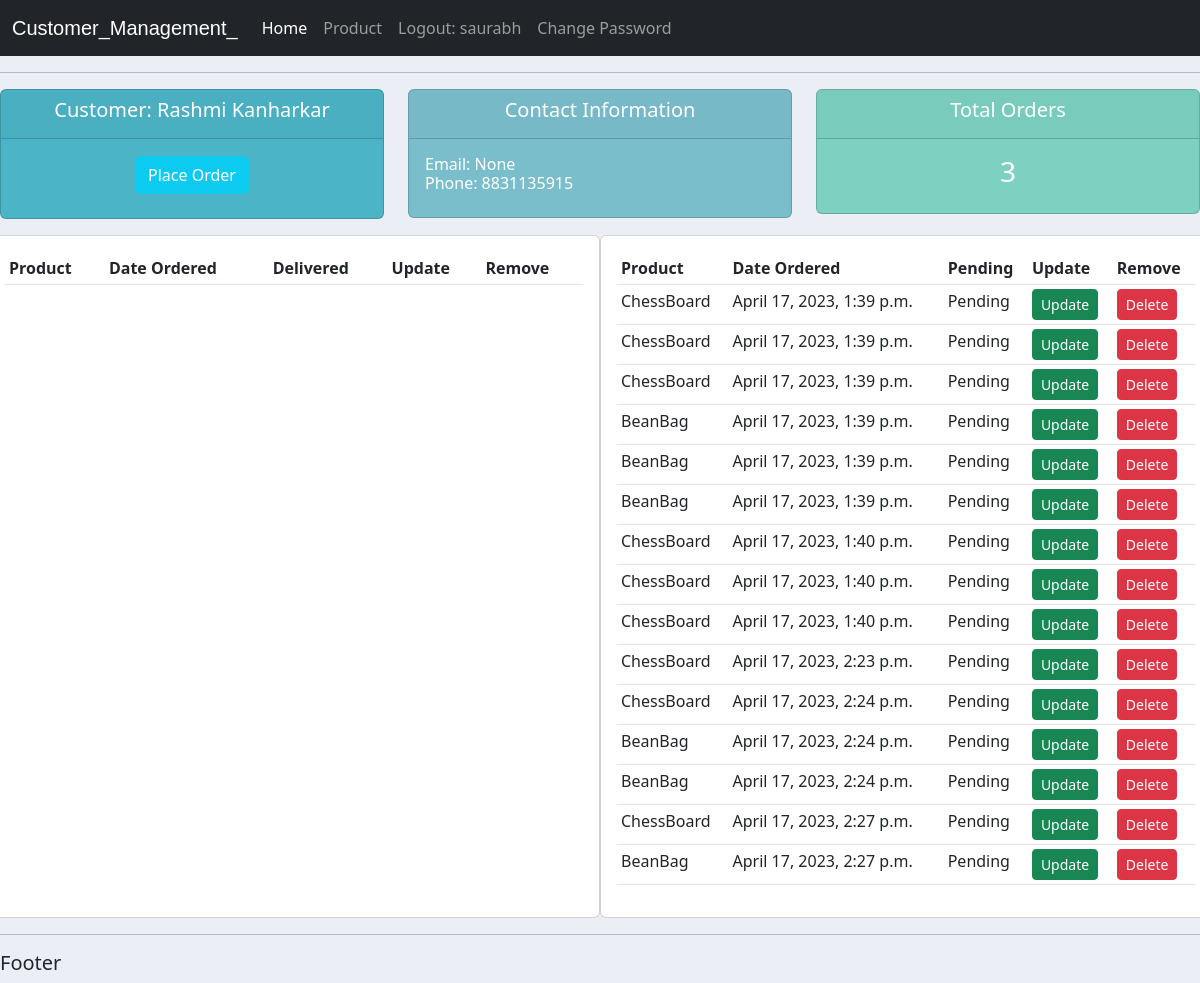
The app's page /customer/2/ (signed in), older data.
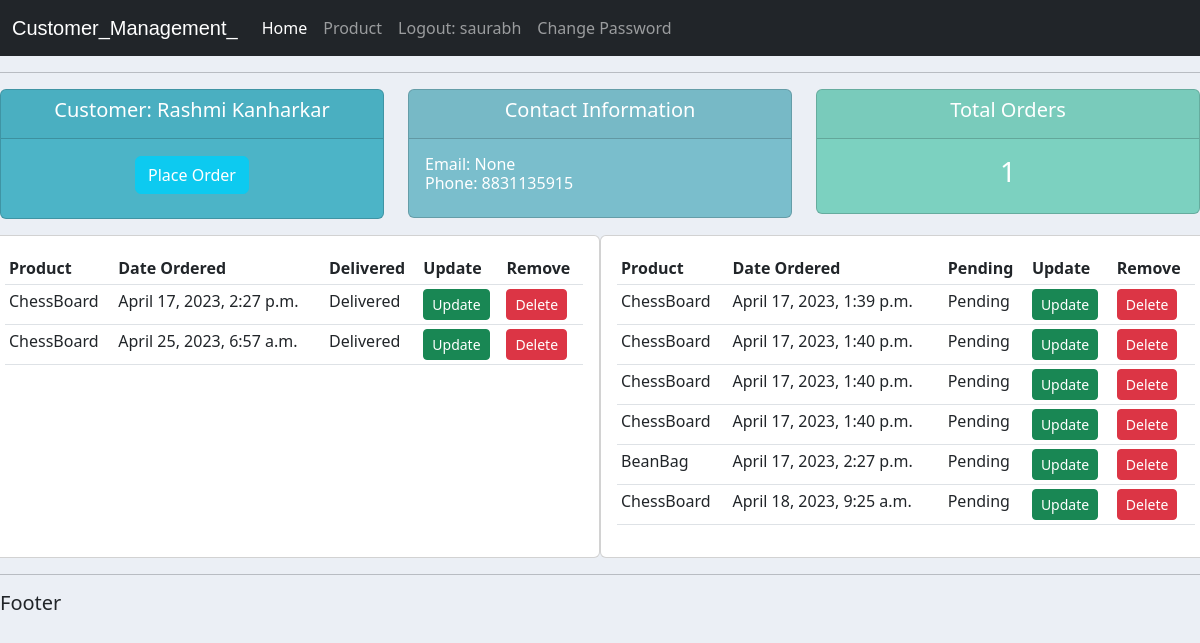
The same page, newer data.
### App/models.py (models this page shows, shortened)
class Order(models.Model):
    STATUS = (
        ('Pending','Pending'),('Out for Delivery','Out for Delivery'),('Delivered','Delivered')
    )
    cust = models.ForeignKey(Customer,null=True,on_delete=models.SET_NULL,serialize=id)  # Many(order) to One(customer) relationship : One Customer can have Multiple orders.
    prod = models.ForeignKey(Product,null=True,on_delete=models.SET_NULL,serialize=id)   # Many(order) to One(product) Relationship : One Product can be ordered Multiple times.
    date = models.DateTimeField(auto_now_add=True)
    status = models.CharField(max_length=200,null=True,choices=STATUS)

class Product(models.Model):
    CATEGORY = (('Indoor','Indoor'),('Outdoor','Outdoor'))
    tag = models.ManyToManyField(Tag)
    name = models.CharField(max_length=200,null=True)
    price = models.FloatField(null=True)
    category = models.CharField(max_length=200,null=True,choices=CATEGORY)
    description = models.CharField(max_length=200,null=True,blank=True)
    date = models.DateTimeField(auto_now_add=True)

### App/decorators.py (the view)
        def wrapper_func(request,*args,**kwargs):
            group = None
            if request.user.groups.exists():
                group = request.user.groups.all()[0].name
            if group in allowed_roles:
                return view_func(request,*args,**kwargs)
            else:
                return redirect('/products/')

### App/views.py (called while the page is built)
@login_required(login_url='/login/')
@allowedUsers(allowed_roles=['admin','staff'])
def customerPage(request,cid):
    customer = Customer.objects.get(pk=cid)
    orders = customer.order_set.all()
    orderCount = orders.count()
    delivered = Order.objects.filter(status='Delivered')
    pending = Order.objects.filter(status='Pending')
    return render(request,'customer.html',{'customer':customer,'orderCount':orderCount,'order':orders,'delivered':delivered,'pending':pending})

### templates/customer.html (shortened to what this page needs)
{% extends 'main.html' %}
{%block content%}
<div class="row">
    <div class="col">
        <div class="col-md">
            <div class="card text-center text-white mb-3" id="total_orders">
                <div class="card-header">
                    <h5 class="card-title">Customer: {{customer.name}}</h5>
                </div>
                <div class="card-body">
                    <h3 class="card-title">
                        <a class="btn btn-info text-white" href="/createOrder/{{customer.id}}/">Place Order</a>
                    </h3>
                </div>
            </div>
        </div>
    </div>
    <div class="col">
        <div class="col-md">
            <div class="card text-center text-white mb-3" id="orders_delivered">
                <div class="card-header">
                    <h5 class="card-title">Contact Information</h5>
                </div>
                <div class="card-body">
                    <h6 class="card-title">
                        <div style="text-align:left;">Email: {{customer.email}}</div>
                        <div style="text-align:left;">Phone: {{customer.phone}}</div>
                    </h6>
                </div>
            </div>
        </div>
    </div>
    <div class="col">
        <div class="col-md">
            <div class="card text-center text-white mb-3" id="orders_pending">
                <div class="card-header">
                    <h5 class="card-title">Total Orders</h5>
                </div>
                <div class="card-body">
                    <h3 class="card-title">{{orderCount}}</h3>
                </div>
            </div>
        </div>
    </div>
</div>
<div class="row">
    <div class="col-md-5 card card-body">
        <div class="">
            <table class="table table-sm ">
                <tr>
                    <th>Product</th>
                    <th>Date Ordered</th>
                    <th>Delivered</th>
                    <th>Update</th>
                    <th>Remove</th>
                </tr>
                {%for i in delivered%}
                    <tr>
                        <td>{{i.prod.name}}</td>
                        <td>{{i.date}}</td>
                        <td>{{i.status}}</td>
                        <td><a href="/updateOrder/{{i.id}}" class="btn btn-sm btn-success">Update</a></td>
                        <td><a href="/deleteOrder/{{i.id}}" class="btn btn-sm btn-danger">Delete</a></td>
                    </tr>
                {%endfor%}
            </table>
        </div>
    </div>
    <div class="col-md-5 card card-body">
        <div class="">
            <table class="table table-sm ">
                <tr>
                    <th>Product</th>
                    <th>Date Ordered</th>
                    <th>Pending</th>
                    <th>Update</th>
                    <th>Remove</th>
                </tr>
                {%for i in pending%}
                    <tr>
                        <td>{{i.prod.name}}</td>
                        <td>{{i.date}}</td>
                        <td>{{i.status}}</td>
                        <td><a href="/updateOrder/{{i.id}}" class="btn btn-sm btn-success">Update</a></td>
                        <td><a href="/deleteOrder/{{i.id}}" class="btn btn-sm btn-danger">Delete</a></td>
                    </tr>
                {%endfor%}
            </table>
        </div>
    </div>
</div>
{%endblock content%}

Row changes from the older to the newer data that the page shows:
removed Order: prod.name "ChessBoard", date "April 17, 2023, 1:39 p.m.", status "Pending", shown under "3"
removed Order: prod.name "ChessBoard", date "April 17, 2023, 1:39 p.m.", status "Pending", shown under "3"
removed Order: prod.name "BeanBag", date "April 17, 2023, 1:39 p.m.", status "Pending", shown under "3"
removed Order: prod.name "BeanBag", date "April 17, 2023, 1:39 p.m.", status "Pending", shown under "3"
removed Order: prod.name "BeanBag", date "April 17, 2023, 1:39 p.m.", status "Pending", shown under "3"
removed Order: prod.name "ChessBoard", date "April 17, 2023, 2:23 p.m.", status "Pending", shown under "3"
removed Order: prod.name "ChessBoard", date "April 17, 2023, 2:24 p.m.", status "Pending", shown under "3"
removed Order: prod.name "BeanBag", date "April 17, 2023, 2:24 p.m.", status "Pending", shown under "3"
removed Order: prod.name "BeanBag", date "April 17, 2023, 2:24 p.m.", status "Pending", shown under "3"
changed Order (number 1 of 8 on the later page): moves from the list under "3" to the list under "1"
added Order: prod.name "ChessBoard", date "April 25, 2023, 6:57 a.m.", status "Delivered", shown under "1"
added Order: prod.name "ChessBoard", date "April 18, 2023, 9:25 a.m.", status "Pending"
Text that changed along with them:
{{ orderCount }}: "3" → "1"
